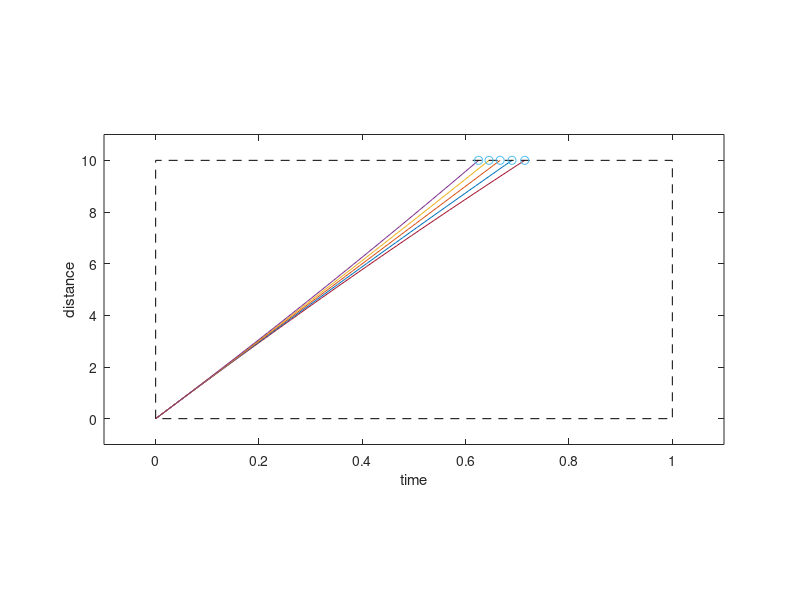

Here is the MATLAB script that generated this plot: (Note: this script raises an error after producing the figure.)
vi = 15;

ds = 10;
dt = 1;
dv = 1;
vmax = 25;
amax = 3.5;


vf=0:dv:vmax;


% trajektories which achieve vf at ds
t_ds= 2*ds./(vi+vf);
a_ds= (vf-vi)./t_ds;

% trajectories which achieve vf at dt
a_dt= (vf-vi)./dt;
t_dt= 0*a_dt + dt;

% choosing of trajecotories
vx=2*ds/dt-vi;

a_ds(vf<vx)=0;
t_ds(vf<vx)=0;
a_dt(vf>=vx)=0;
t_dt(vf>=vx)=0;


ai=a_ds+a_dt;
ti=t_ds+t_dt;

ai(ai>=amax)=-inf;
ai(ai<=-amax)=-inf;
ti(ai>=amax)=0;
ti(ai<=-amax)=0;

sum((ai<amax) & (ai>-amax))

k_plot = 50;
kti= 0:1: k_plot-1;
t_plot = kti'*ti/(k_plot-1);
t_plot = t_plot';
a_ki = repmat ( ai' , [1, k_plot]);


vi_mat= repmat(vi, [length(vf), k_plot]);
si= a_ki.*t_plot.^2./2 + vi_mat.*t_plot;

% vi_mat= repmat(vi, [length(vf),1]);
% si= transpose(ai)*t_plot.^2./2 + vi_mat*t_plot;

sk = ai.*ti.^2/2 + vi.*ti;

figure 
plot ( t_plot', si' )
hold on
plot( [0 0 dt dt 0], [0 ds ds 0 0], 'k--')

plot(ti, sk, 'o');

xlabel('time')
ylabel('distance')
ylim([-0.1*ds, ds*1.1])
xlim([-0.1*dt, dt*1.1])
pbaspect([2 1 1])

% view(35,20)
arrow3([0 0 0], [dt*1.2 0 0])
axis tight
arrow3([0 0 0], [0 ds*1.2 0] )
axis tight
set(findobj(gca,'type','Patch'),'LineStyle','none')

% camlight left; lighting gouraud; material metal
set(gca,'Position',[0 0 1 1])
axis off

xlim([-0.14*dt, 1.22*dt])
ylim([-0.14*ds, 1.22*ds])

txt1 = '$$t$$';
text(dt*1.12,-0.08*ds,txt1,'Interpreter','latex','FontSize',14 )

txt1 = '$$\Delta t_{exp}$$';
text(dt*0.95,-0.08*ds,txt1,'Interpreter','latex','FontSize',14 )

txt1 = '$$s$$';
text(-0.05*dt,ds*1.12,txt1,'Interpreter','latex','FontSize',14)

txt1 = '$$\Delta s_{exp}$$';
text(-0.13*dt,ds,txt1,'Interpreter','latex','FontSize',14)

set(gca,'Position',[0 0 1 1])


